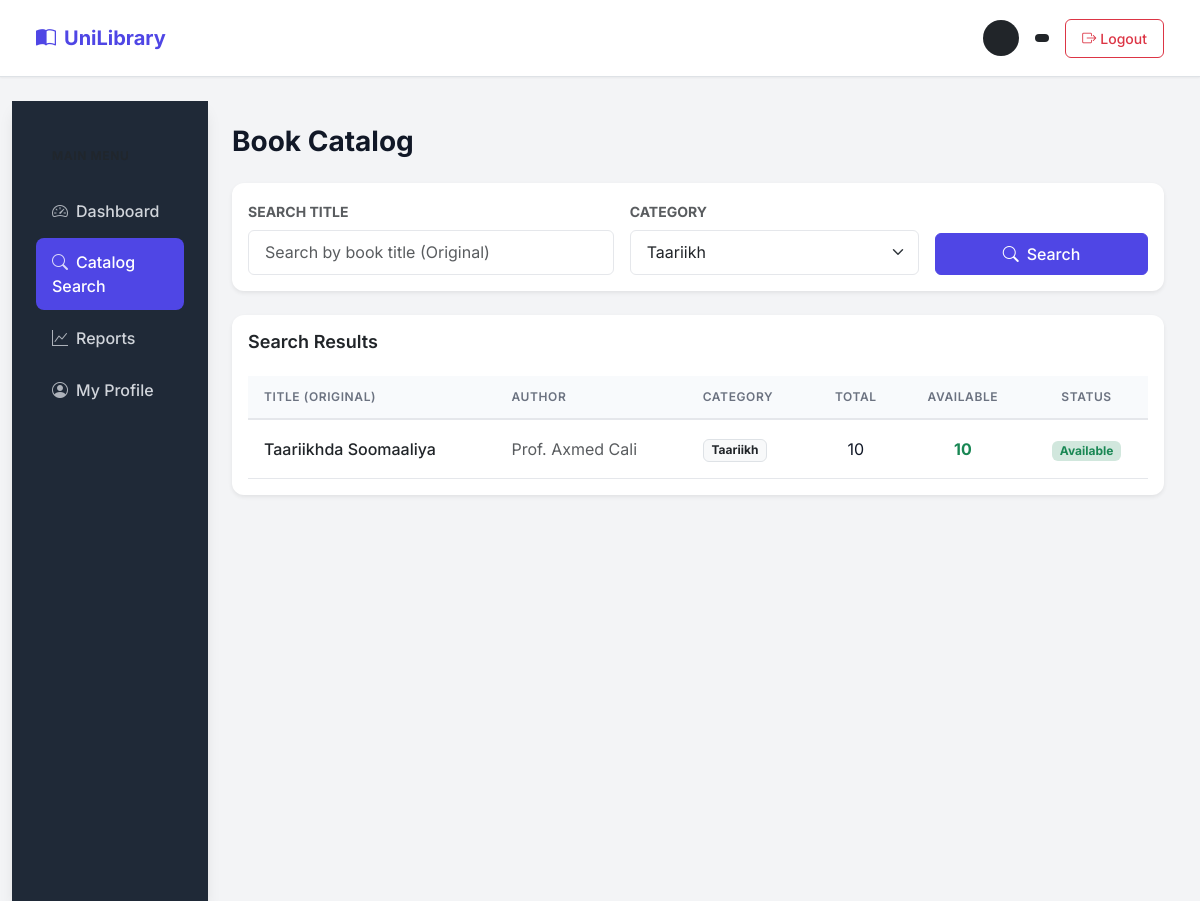
The page /public/catalog.php?category=1 (signed in) on the database its author committed.
### tables this page shows
CREATE TABLE books (
    id INT AUTO_INCREMENT PRIMARY KEY,
    title_somali VARCHAR(255) NOT NULL,
    author_somali VARCHAR(150) NOT NULL,
    category_id INT NOT NULL,
    isbn VARCHAR(50),
    total_copies INT NOT NULL DEFAULT 1,
    available_copies INT NOT NULL DEFAULT 1,
    status ENUM('available','unavailable') DEFAULT 'available',
    created_at TIMESTAMP DEFAULT CURRENT_TIMESTAMP,
    FOREIGN KEY (category_id) REFERENCES categories(id)
);

CREATE TABLE categories (
    id INT AUTO_INCREMENT PRIMARY KEY,
    name_somali VARCHAR(100) NOT NULL UNIQUE
);

### public/catalog.php (the view, shortened to what this page needs)
<?php
$pdo = getPDO();
$searchTitle = trim($_GET['q'] ?? '');
$categoryFilter = (int)($_GET['category'] ?? 0);
$categories = $pdo->query('SELECT * FROM categories ORDER BY name_somali')->fetchAll();
$where = [];
$params = [];
if ($categoryFilter) {
    $where[] = 'b.category_id = :category';
    $params[':category'] = $categoryFilter;
}
$sql = 'SELECT b.*, c.name_somali AS category_name
        FROM books b
        JOIN categories c ON b.category_id = c.id';
if ($where) {
    $sql .= ' WHERE ' . implode(' AND ', $where);
}
$sql .= ' ORDER BY b.title_somali ASC';
$stmt = $pdo->prepare($sql);
$stmt->execute($params);
$books = $stmt->fetchAll();
include __DIR__ . '/../includes/header.php';
?>
<div class="row g-0">
    <?php include __DIR__ . '/../includes/sidebar.php'; ?>
    <div class="col-md-10 p-4">
        <h3 class="mb-4 fw-bold">Book Catalog</h3>
        <div class="card shadow-sm border-0 mb-4">
            <div class="card-body">
                <form method="get" class="row g-3">
                    <div class="col-md-5">
                        <label for="search" class="form-label text-muted small text-uppercase fw-bold">Search Title</label>
                        <input type="text" name="q" id="search" value="<?php echo htmlspecialchars($searchTitle); ?>" class="form-control" placeholder="Search by book title (Original)">
                    </div>
                    <div class="col-md-4">
                        <label for="category" class="form-label text-muted small text-uppercase fw-bold">Category</label>
                        <select name="category" id="category" class="form-select">
                            <?php foreach ($categories as $cat): ?>
                                <option value="<?php echo $cat['id']; ?>" <?php echo $categoryFilter === (int)$cat['id'] ? 'selected' : ''; ?>>
                                    <?php echo htmlspecialchars($cat['name_somali']); ?>
                                </option>
                            <?php endforeach; ?>
                        </select>
                    </div>
                    <div class="col-md-3 d-flex align-items-end">
                        <button type="submit" class="btn btn-primary w-100">
                            <i class="bi bi-search me-2"></i>Search
                        </button>
                    </div>
                </form>
            </div>
        </div>
        <div class="card shadow-sm border-0">
            <div class="card-body">
                <h5 class="card-title mb-4">Search Results</h5>
                <div class="table-responsive">
                    <table class="table table-hover align-middle">
                        <thead class="bg-light">
                            <tr>
                                <th>Title (Original)</th>
                                <th>Author</th>
                                <th>Category</th>
                                <th class="text-center">Total</th>
                                <th class="text-center">Available</th>
                                <th class="text-center">Status</th>
                            </tr>
                        </thead>
                        <tbody>
                            <?php if (count($books) > 0): ?>
                                <?php foreach ($books as $b): ?>
                                    <tr>
                                        <td class="fw-medium text-dark"><?php echo htmlspecialchars($b['title_somali']); ?></td>
                                        <td class="text-muted"><?php echo htmlspecialchars($b['author_somali']); ?></td>
                                        <td><span class="badge bg-light text-dark border"><?php echo htmlspecialchars($b['category_name']); ?></span></td>
                                        <td class="text-center"><?php echo $b['total_copies']; ?></td>
                                        <td class="text-center">
                                            <?php if ($b['available_copies'] > 0): ?>
                                                <span class="text-success fw-bold"><?php echo $b['available_copies']; ?></span>
                                            <?php else: ?>
                                                <span class="text-danger fw-bold">0</span>
                                            <?php endif; ?>
                                        </td>
                                        <td class="text-center">
                                            <?php if ($b['status'] === 'available' && $b['available_copies'] > 0): ?>
                                                <span class="badge bg-success-subtle text-success">Available</span>
                                            <?php else: ?>
                                                <span class="badge bg-danger-subtle text-danger">Unavailable</span>
                                            <?php endif; ?>
                                        </td>
                                    </tr>
                                <?php endforeach; ?>
                            <?php endif; ?>
                        </tbody>
                    </table>
                </div>
            </div>
        </div>
    </div>
</div>
<?php include __DIR__ . '/../includes/footer.php'; ?>

### public/assets/css/style.css (style rules this page uses)
:root { --primary-color: #4f46e5; --primary-hover: #4338ca; --secondary-color: #64748b; --accent-color: #0ea5e9; --success-color: #10b981; --warning-color: #f59e0b; --danger-color: #ef4444; --dark-bg: #111827; --sidebar-bg: #1f2937; --card-bg: #ffffff; --body-bg: #f3f4f6; --text-main: #111827; --text-muted: #6b7280; --border-color: #e5e7eb; --radius-sm: 0.375rem; --radius-md: 0.5rem; --radius-lg: 0.75rem; --shadow-sm: 0 1px 2px 0 rgb(0 0 0 / 0.05); --shadow-md: 0 4px 6px -1px rgb(0 0 0 / 0.1), 0 2px 4px -2px rgb(0 0 0 / 0.1); --shadow-lg: 0 10px 15px -3px rgb(0 0 0 / 0.1), 0 4px 6px -4px rgb(0 0 0 / 0.1); }
body { font-family: 'Inter', sans-serif; background-color: var(--body-bg); color: var(--text-main); line-height: 1.5; }
h1, h2, h3, h4, h5, h6 { font-weight: 600; color: var(--text-main); margin-bottom: 1rem; }
.card { background-color: var(--card-bg); border: 1px solid var(--border-color); border-radius: var(--radius-lg); box-shadow: var(--shadow-sm); margin-bottom: 1.5rem; }
.card-title { font-size: 1.125rem; font-weight: 600; margin-bottom: 1rem; }
.btn { border-radius: var(--radius-sm); font-weight: 500; padding: 0.5rem 1rem; transition: all 0.2s; }
.btn-primary { background-color: var(--primary-color); border-color: var(--primary-color); }
.form-control, .form-select { border-radius: var(--radius-sm); border: 1px solid var(--border-color); padding: 0.6rem 1rem; }
.table { margin-bottom: 0; }
.table th { background-color: #f8fafc; color: var(--text-muted); font-weight: 600; text-transform: uppercase; font-size: 0.75rem; letter-spacing: 0.05em; padding: 0.75rem 1rem; border-bottom: 2px solid var(--border-color); }
.table td { padding: 1rem; vertical-align: middle; border-bottom: 1px solid var(--border-color); color: var(--text-main); }

### rows shown on the page
books: title_somali "Taariikhda Soomaaliya", author_somali "Prof. Axmed Cali", category.name_somali "Taariikh", total_copies "10", available_copies "10", status "Available"

### other values the page prints
form field category "Taariikh"
